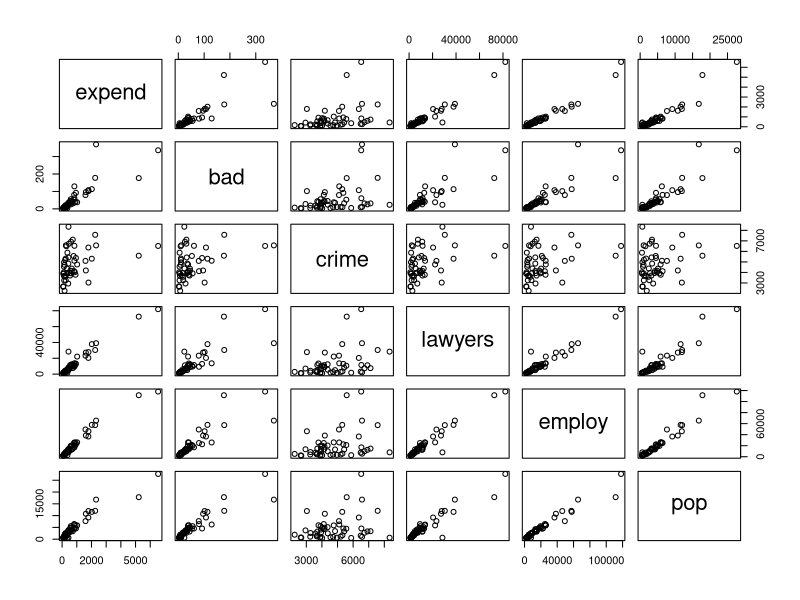
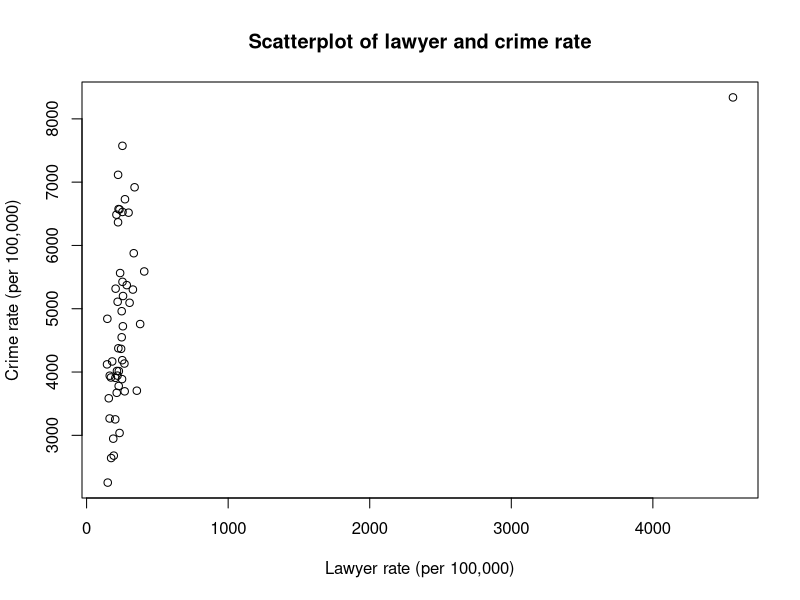
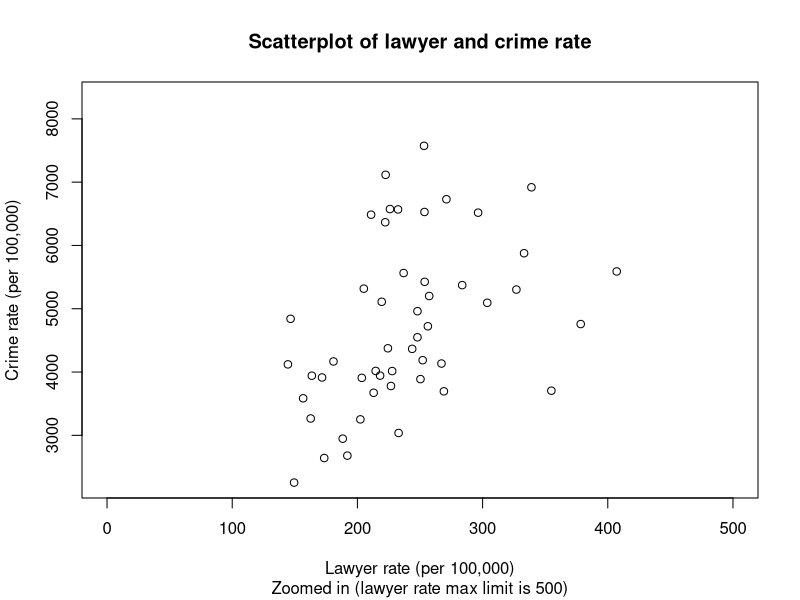

The R script that drew these images, in order:
#setwd("/Users/Ko/Documents/SDA---Assignment-2")
setwd("C:/Users/timon/SDA---Assignment-2")
edata = read.table("expensescrime.txt", header = TRUE, stringsAsFactors = FALSE) 
#part a
edatanostates = subset(edata, select=-c(state))
head(edatanostates)
pairs(edatanostates)
#b
lawyerrate = (edata$lawyers*100)/edata$pop
plot(lawyerrate,edata$crime, xlab="Lawyer rate (per 100,000)", ylab="Crime rate (per 100,000)", main="Scatterplot of lawyer and crime rate")
outliercrimestate_i = which.max(edata$crime)
outliercrimestate = edata$state[outliercrimestate_i]
outliercrimestate

plot(lawyerrate,edata$crime, xlim=c(0,500), xlab="Lawyer rate (per 100,000)", ylab="Crime rate (per 100,000)", main="Scatterplot of lawyer and crime rate", sub="Zoomed in (lawyer rate max limit is 500)")
n = length(lawyerrate)
cor.test(lawyerrate,edata$crime, method="s")
cor.test(lawyerrate,edata$crime, method="k")

B = 1000
T = function(xs,ys) cor.test(xs,ys,method="k")$estimate
t = T(lawyerrate,edata$crime)
permutationtval = numeric(B)

for(i in 1:B)
{
  permutationtval[i] = T(lawyerrate,sample(edata$crime))
}
pl = sum(permutationtval<=t)/B
pr = sum(permutationtval>=t)/B
pperm = 2*min(pl,pr)
